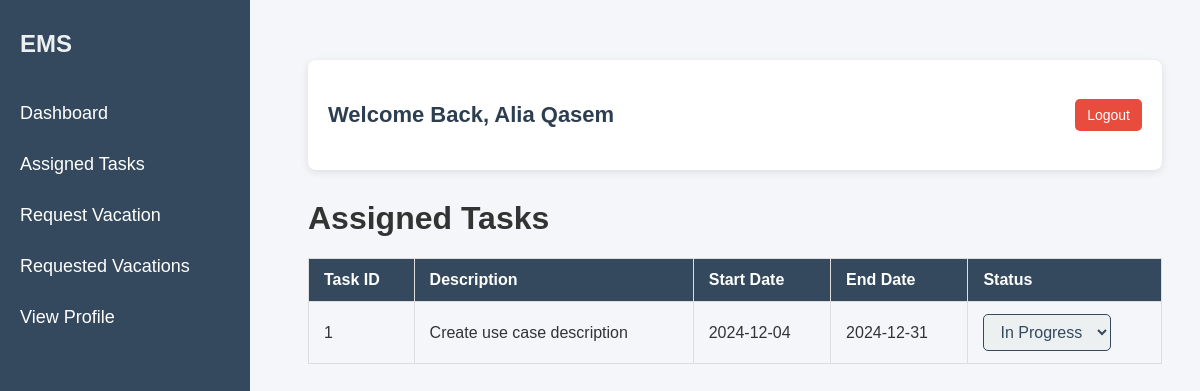
/Database/assigned_tasks.php (signed in), run on the app's committed database.
### tables this page shows
CREATE TABLE `tasks` (
  `task_id` int(11) NOT NULL,
  `employee_id` int(11) NOT NULL,
  `description` varchar(50) DEFAULT NULL,
  `status` enum('To Do','In Progress','Done') DEFAULT NULL,
  `start_date` date DEFAULT NULL,
  `end_date` date NOT NULL
);

### Database/assigned_tasks.php (the view, shortened to what this page needs)
<?php
$username = "root";
$password = "";
$host = "localhost";
$dbname = "emp";
try {
    $database = new PDO("mysql:host=$host;dbname=$dbname;charset=utf8", $username, $password);
    $database->setAttribute(PDO::ATTR_ERRMODE, PDO::ERRMODE_EXCEPTION);
} catch (PDOException $e) {
    die("Connection failed: " . $e->getMessage());
}
$user_name = $_SESSION['user_name'];
$stmt = $database->prepare("SELECT employee_id FROM employee WHERE person_id = ?");
$stmt->execute([intval($_SESSION['person_id'])]);
$employee = $stmt->fetch(PDO::FETCH_ASSOC);
$employee_id = $employee['employee_id'];
$stmt = $database->prepare("SELECT * FROM tasks WHERE employee_id = ?");
$stmt->execute([$employee_id]);
$tasks = $stmt->fetchAll(PDO::FETCH_ASSOC);
?>
<!DOCTYPE html>
<html lang="en">
<head>
</head>
<body>
    <div class="sidebar">
        <div class="brand">EMS</div>
        <a href="dashboard_emp.php">Dashboard</a>
        <a href="assigned_tasks.php">Assigned Tasks</a>
        <a href="RequestVacation.php">Request Vacation</a>
        <a href="requestedVacation.php">Requested Vacations</a>
        <a href="profile.php">View Profile</a>
    </div>
    <div class="content">
        <div class="header">
            <h3>Welcome Back, <?php echo htmlspecialchars($user_name); ?></h3>
            <button class="btn-signout" onclick="window.location.href='?logout=true'">Logout</button>
        </div>
        <h1>Assigned Tasks</h1>
        <table>
            <thead>
                <tr>
                    <th>Task ID</th>
                    <th>Description</th>
                    <th>Start Date</th>
                    <th>End Date</th>
                    <th>Status</th>
                </tr>
            </thead>
            <tbody>
                <?php if (count($tasks) > 0): ?>
                    <?php foreach ($tasks as $task): ?>
                        <tr>
                            <td><?= htmlspecialchars($task['task_id']) ?></td>
                            <td><?= htmlspecialchars($task['description']) ?></td>
                            <td><?= htmlspecialchars($task['start_date']) ?></td>
                            <td><?= htmlspecialchars($task['end_date']) ?></td>
                            <td>
                                <select class="status-select" data-id="<?= $task['task_id'] ?>">
                                    <option value="In Progress" <?= $task['status'] === 'In Progress' ? 'selected' : '' ?>>In Progress</option>
                                </select>
                            </td>
                        </tr>
                    <?php endforeach; ?>
                <?php else: ?>
                    <tr>
                        <td colspan="5">No tasks assigned.</td>
                    </tr>
                <?php endif; ?>
            </tbody>
        </table>
    </div>
</body>
</html>

### Database/assigned_tasks.php (style rules this page uses)
body { font-family: 'Arial', sans-serif; background-color: #f4f6f9; color: #333; }
.sidebar { height: 100vh; position: fixed; top: 0; left: 0; width: 250px; background-color: #34495e; color: white; padding-top: 30px; }
.sidebar a { color: white; text-decoration: none; font-size: 18px; padding: 15px 20px; display: block; transition: all 0.3s ease; }
.sidebar .brand { font-size: 24px; font-weight: bold; color: #ecf0f1; text-align: left; margin-left: 20px; margin-bottom: 30px; }
.content { margin-left: 270px; padding: 30px; margin-top: 30px; }
.header { display: flex; justify-content: space-between; align-items: center; background-color: #fff; padding: 20px; border-radius: 8px; box-shadow: 0px 2px 8px rgba(0, 0, 0, 0.1); margin-bottom: 30px; }
.header h3 { font-size: 22px; color: #2c3e50; }
.header .btn-signout { background-color: #e74c3c; color: white; border-radius: 5px; font-size: 14px; padding: 8px 12px; border: none; cursor: pointer; transition: background-color 0.3s ease; }
table { width: 100%; border-collapse: collapse; margin-top: 20px; }
table th, table td { padding: 12px 15px; text-align: left; border: 1px solid #ddd; }
table th { background-color: #34495e; color: white; }
.status-select { padding: 8px 12px; font-size: 16px; border: 1px solid #34495e; border-radius: 5px; background-color: #ecf0f1; color: #34495e; cursor: pointer; transition: all 0.3s ease; }

### data on the page
tasks: task_id "1", description "Create use case description", start_date "2024-12-04", end_date "2024-12-31", status+task_id "In Progress"

### other printed values
$user_name "Alia Qasem"
